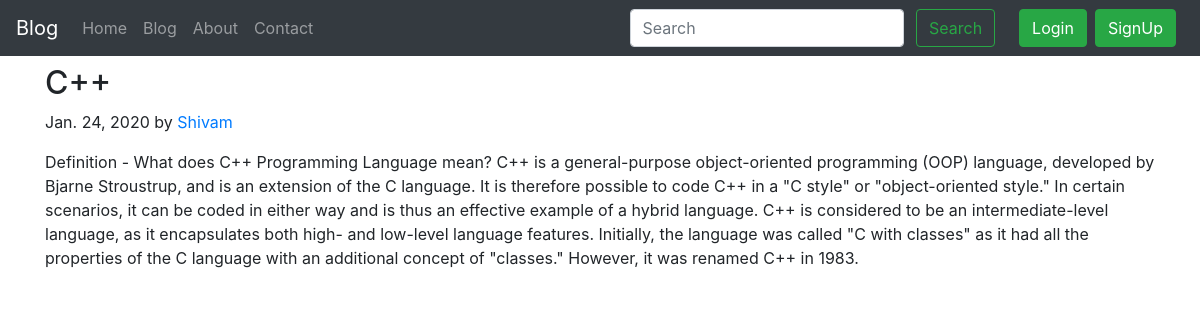
/blog/sajh, run on the app's committed database.
### blog/models.py (models this page shows)
class Post(models.Model):
    sno=models.AutoField(primary_key=True)
    title=models.CharField(max_length=255,default='')
    author=models.CharField(max_length=255,default='')
    content=models.TextField(max_length=10000)
    slug=models.CharField(max_length=255,default='')
    timestamp =models.DateField(blank=True)
    def __str__(self):
        return self.title + "by" + self.author

### blog/views.py (the view)
# urls.py: path('<str:slug>', views.blogPost,name='blogpost'),
def blogPost(request,slug):
    post=Post.objects.filter(slug=slug).first()
    print(post)
    context={'post':post}
    return render(request, 'blog/blogPost.html',context)

### templates/blog/blogPost.html (shortened to what this page needs)
{% extends 'base.html' %}
{% block body %}
<div class="container my-2">
        <h2 class="blog-post-title">{{post.title}}</h2>
        <p class="blog-post-meta">{{post.timestamp}} by <a href="/about">{{post.author}}</a></p>
        <p>{{post.content}}</p>
</div>
{% endblock body %}

### data on the page
Post: title "C++", timestamp "Jan. 24, 2020", author "Shivam", content "Definition - What does C++ Programming Language mean? C++ is a general-purpose object-oriented programming (OOP) language, developed by Bjarne Stroustrup, and is an extension of the C language. It is therefore possible to code C++ in a \"C style\" or \"object-oriented style.\" In certain scenarios, it can be coded in either way and is thus an effective example of a hybrid language. C++ is considered to be an intermediate-level language, as it encapsulates both high- and low-level language features. Initially, the language was called \"C with classes\" as it had all the properties of the C language with an additional concept of \"classes.\" However, it was renamed C++ in 1983."
